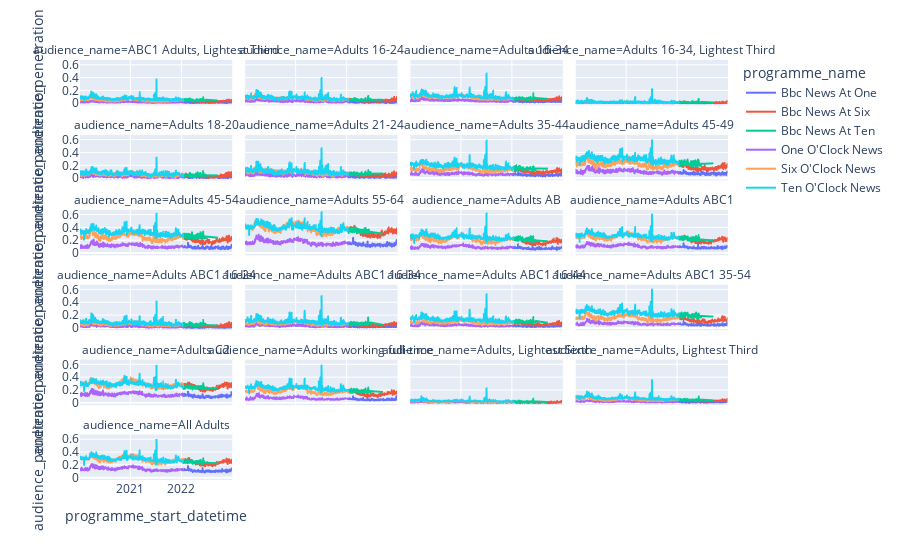

Notebook source saved alongside this figure:
### Markdown cell above
And adult audience penetration by audience.

### Code cell
bbc_news=bbc_news.assign(audience_penetration = bbc_news['audience_size_hundreds']/bbc_news['audience_target_size_hundreds'])
bbc_news = bbc_news.sort_values(["audience_name", "programme_name", "programme_start_datetime"])
px.line(bbc_news[bbc_news['audience_name'].str.contains("Adults")], 
        x="programme_start_datetime", y="audience_penetration", color="programme_name", 
        facet_col = "audience_name", facet_col_wrap=4, height=2000)
